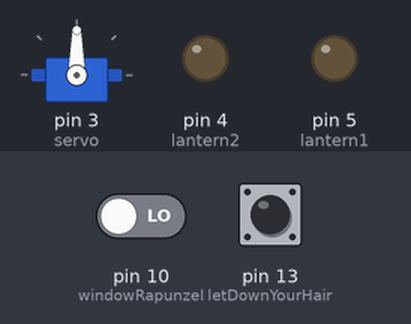
Recording of a sketch running on a simulated Arduino Uno, built with avr-gcc and run on an emulated ATmega328P. Shown: servo, output pins drawn as LEDs (lit = HIGH). The inputs (shaded band) are chosen by the test bench; at power-on: pin 13 (letDownYourHair) HIGH, pin 10 (windowRapunzel) LOW. What the sketch prints to the serial monitor is not drawn.

Above: at 1.2 s.
1.3 s: pin 13 (letDownYourHair) pulled LOW for 0.15 s
At 1.37 s:
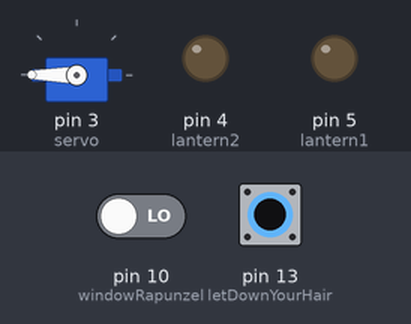
2.9 s: pin 10 (windowRapunzel) driven HIGH
At 4.1 s:
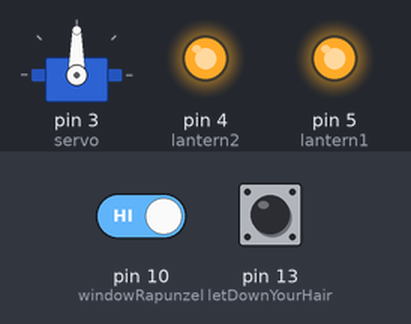
4.4 s: pin 13 (letDownYourHair) pulled LOW for 1 s
At 5.1 s:
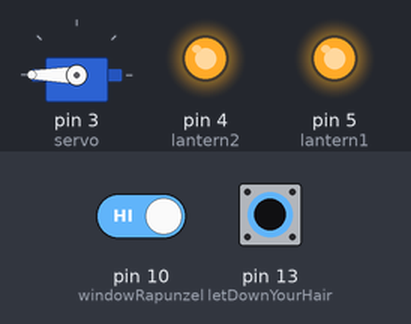
6.9 s: pin 13 (letDownYourHair) pulled LOW for 3.2 s
At 10.7 s:
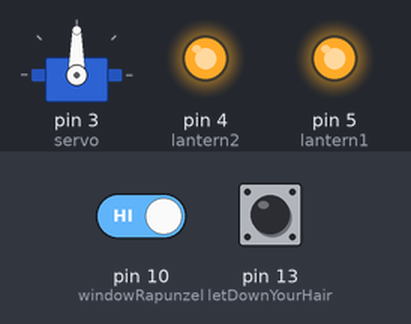
11.6 s: pin 10 (windowRapunzel) driven LOW
At 13.0 s:
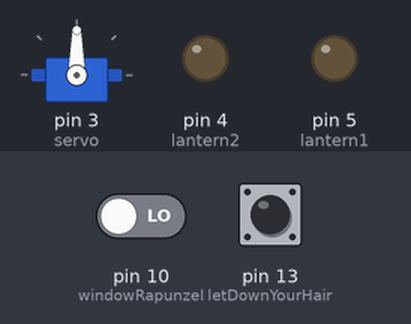
Timing chart, 0 to 14.1 s (numbered marks = the images above; inputs shaded):
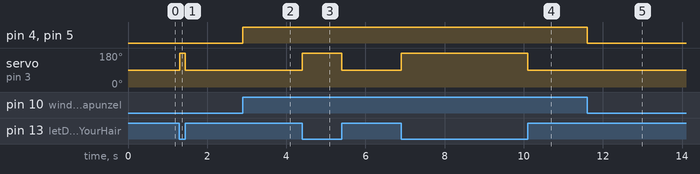

The sketch:

AET319_multipleCodesORIGINAL.ino
```cpp
#include <Servo.h>

const int letDownYourHair = 13;
const int windowRapunzel = 10;
const int lantern1 = 5;
const int lantern2 = 4;

int letDownYourHairState = 0;
int windowRapunzelState = 0;

Servo servo;

void setup() {

  pinMode(lantern1, OUTPUT);
  pinMode(lantern2, OUTPUT);
  pinMode(windowRapunzel, INPUT);

  // servo setup
  servo.attach(3);

  //button setup
  pinMode(letDownYourHair, INPUT);

  Serial.begin(9600);
}

void loop() {
  windowRapunzelState = digitalRead(windowRapunzel);

  if (windowRapunzelState == HIGH) {
    digitalWrite(lantern1, HIGH);
    digitalWrite(lantern2, HIGH);

  } else {
    digitalWrite(lantern1, LOW);
    digitalWrite(lantern2, LOW);

  }

  letDownYourHairState = digitalRead(letDownYourHair);
  if (digitalRead(13) == LOW) {
    servo.write(180);
  } else {
    servo.write(90);
  }

  Serial.println(letDownYourHairState);
}
```

Measured:
- after the input at 1.3 s, servo on pin 3 (servo): 90° → 180° at once, → 90° 0.15 s later
- after the input at 2.9 s, pin 4 (lantern2), pin 5 (lantern1): LOW → HIGH at once
- after the input at 4.4 s, servo on pin 3 (servo): 90° → 180° at once, → 90° 1.0 s later
- after the input at 6.9 s, servo on pin 3 (servo): 90° → 180° at once, → 90° 3.2 s later
- after the input at 11.6 s, pin 4 (lantern2), pin 5 (lantern1): HIGH → LOW at once
